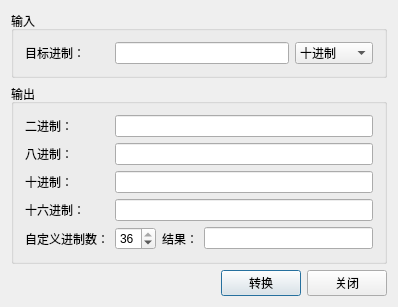
<?xml version="1.0" encoding="UTF-8"?>
<ui version="4.0">
 <class>MemDlg</class>
 <widget class="QDialog" name="MemDlg">
  <property name="geometry">
   <rect>
    <x>0</x>
    <y>0</y>
    <width>398</width>
    <height>275</height>
   </rect>
  </property>
  <property name="windowTitle">
   <string>进制转换</string>
  </property>
  <property name="styleSheet">
   <string notr="true"/>
  </property>
  <layout class="QGridLayout" name="gridLayout_2">
   <item row="0" column="0">
    <widget class="QGroupBox" name="groupBox_2">
     <property name="title">
      <string>输入</string>
     </property>
     <layout class="QGridLayout" name="gridLayout_3">
      <item row="0" column="0">
       <layout class="QHBoxLayout" name="horizontalLayout">
        <item>
         <widget class="QLabel" name="label">
          <property name="minimumSize">
           <size>
            <width>84</width>
            <height>0</height>
           </size>
          </property>
          <property name="text">
           <string>目标进制：</string>
          </property>
         </widget>
        </item>
        <item>
         <widget class="QLineEdit" name="lineEditInput"/>
        </item>
        <item>
         <widget class="QComboBox" name="comboBox">
          <item>
           <property name="text">
            <string>十进制</string>
           </property>
          </item>
          <item>
           <property name="text">
            <string>二进制</string>
           </property>
          </item>
          <item>
           <property name="text">
            <string>八进制</string>
           </property>
          </item>
          <item>
           <property name="text">
            <string>十六进制</string>
           </property>
          </item>
         </widget>
        </item>
       </layout>
      </item>
     </layout>
    </widget>
   </item>
   <item row="1" column="0">
    <widget class="QGroupBox" name="groupBox">
     <property name="title">
      <string>输出</string>
     </property>
     <layout class="QGridLayout" name="gridLayout">
      <item row="0" column="0">
       <layout class="QHBoxLayout" name="horizontalLayout_2">
        <item>
         <widget class="QLabel" name="label_2">
          <property name="minimumSize">
           <size>
            <width>84</width>
            <height>0</height>
           </size>
          </property>
          <property name="text">
           <string>二进制：</string>
          </property>
         </widget>
        </item>
        <item>
         <widget class="QLineEdit" name="lineEdit_Out2"/>
        </item>
       </layout>
      </item>
      <item row="1" column="0">
       <layout class="QHBoxLayout" name="horizontalLayout_3">
        <item>
         <widget class="QLabel" name="label_3">
          <property name="minimumSize">
           <size>
            <width>84</width>
            <height>0</height>
           </size>
          </property>
          <property name="text">
           <string>八进制：</string>
          </property>
         </widget>
        </item>
        <item>
         <widget class="QLineEdit" name="lineEdit_Out8"/>
        </item>
       </layout>
      </item>
      <item row="2" column="0">
       <layout class="QHBoxLayout" name="horizontalLayout_4">
        <item>
         <widget class="QLabel" name="label_4">
          <property name="minimumSize">
           <size>
            <width>84</width>
            <height>0</height>
           </size>
          </property>
          <property name="text">
           <string>十进制：</string>
          </property>
         </widget>
        </item>
        <item>
         <widget class="QLineEdit" name="lineEdit_Out10"/>
        </item>
       </layout>
      </item>
      <item row="3" column="0">
       <layout class="QHBoxLayout" name="horizontalLayout_5">
        <item>
         <widget class="QLabel" name="label_5">
          <property name="minimumSize">
           <size>
            <width>84</width>
            <height>0</height>
           </size>
          </property>
          <property name="text">
           <string>十六进制：</string>
          </property>
         </widget>
        </item>
        <item>
         <widget class="QLineEdit" name="lineEdit_Out16"/>
        </item>
       </layout>
      </item>
      <item row="4" column="0">
       <layout class="QHBoxLayout" name="horizontalLayout_6">
        <item>
         <widget class="QLabel" name="label_6">
          <property name="text">
           <string>自定义进制数：</string>
          </property>
         </widget>
        </item>
        <item>
         <widget class="QSpinBox" name="spinBox">
          <property name="minimum">
           <number>2</number>
          </property>
          <property name="maximum">
           <number>36</number>
          </property>
          <property name="value">
           <number>36</number>
          </property>
         </widget>
        </item>
        <item>
         <widget class="QLabel" name="label_7">
          <property name="text">
           <string>结果：</string>
          </property>
         </widget>
        </item>
        <item>
         <widget class="QLineEdit" name="lineEdit_OutRes"/>
        </item>
       </layout>
      </item>
     </layout>
    </widget>
   </item>
   <item row="2" column="0">
    <layout class="QHBoxLayout" name="horizontalLayout_7">
     <item>
      <spacer name="horizontalSpacer">
       <property name="orientation">
        <enum>Qt::Horizontal</enum>
       </property>
       <property name="sizeHint" stdset="0">
        <size>
         <width>40</width>
         <height>20</height>
        </size>
       </property>
      </spacer>
     </item>
     <item>
      <widget class="QPushButton" name="pbConvert">
       <property name="text">
        <string>转换</string>
       </property>
      </widget>
     </item>
     <item>
      <widget class="QPushButton" name="pbClose">
       <property name="text">
        <string>关闭</string>
       </property>
      </widget>
     </item>
    </layout>
   </item>
  </layout>
 </widget>
 <layoutdefault spacing="6" margin="11"/>
 <resources>
  <include location="resourse.qrc"/>
 </resources>
 <connections/>
</ui>
